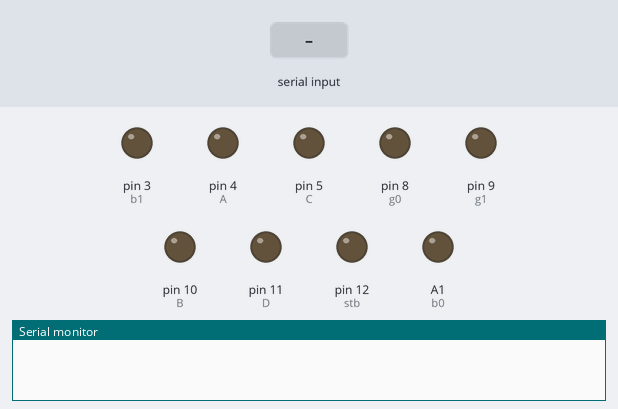
Recording of a sketch running on a simulated Arduino Uno, built with avr-gcc and run on an emulated ATmega328P. On the bench: output pins drawn as LEDs (lit = HIGH), the last lines printed to the serial monitor. The inputs (shaded band) are chosen by the test bench. Pins used as bus, display or sensor lines are not drawn.

Above: at 1.2 s.
1.3 s: "g0" received over Serial
At 2.3 s:
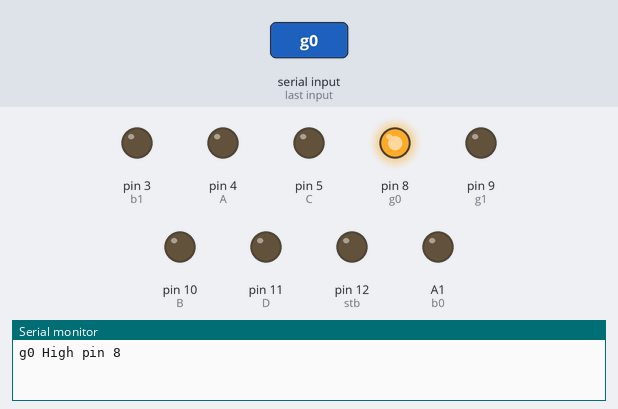
2.8 s: "b0" received over Serial
At 3.5 s:
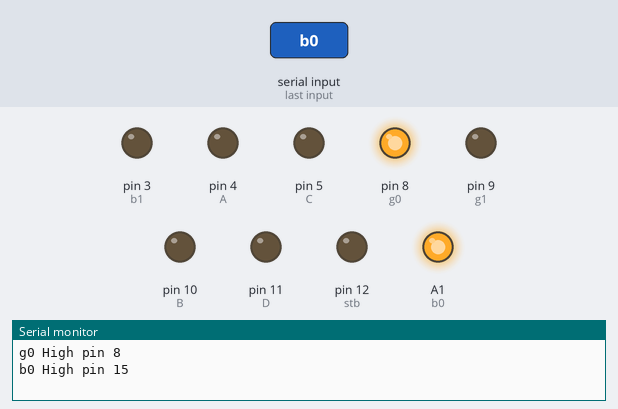
4.3 s: "A" received over Serial
At 5.5 s:
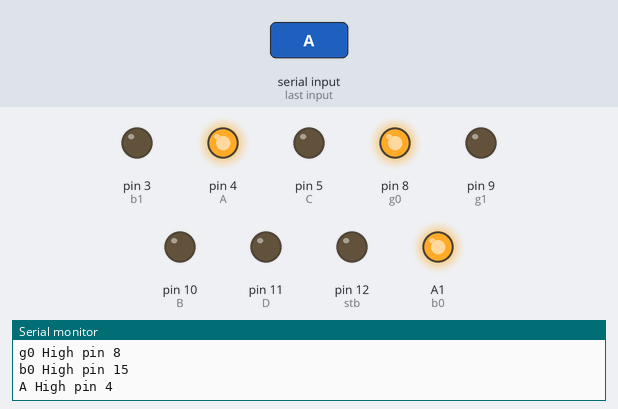
5.8 s: "B" received over Serial
At 6.8 s:
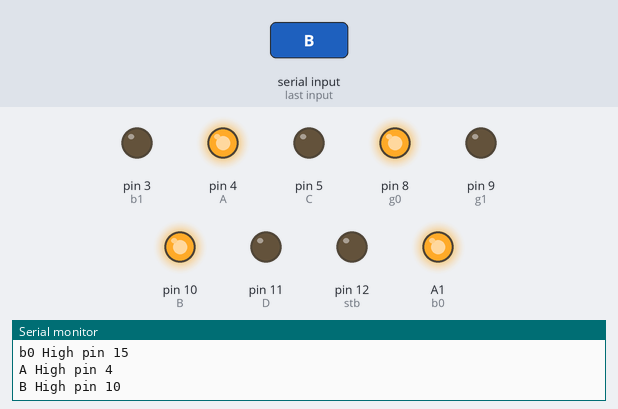
7.3 s: "g1" received over Serial
At 8.1 s:
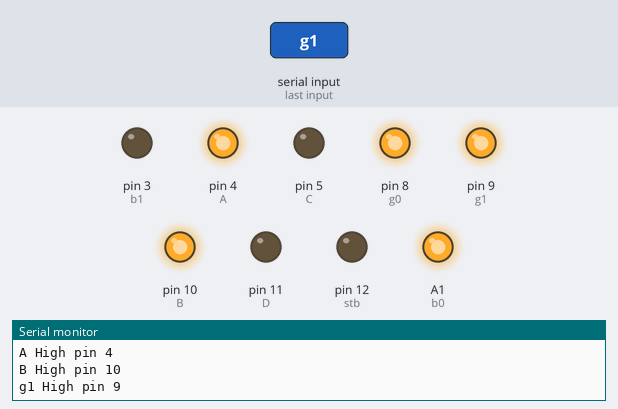
8.8 s: "b1" received over Serial
At 9.2 s:
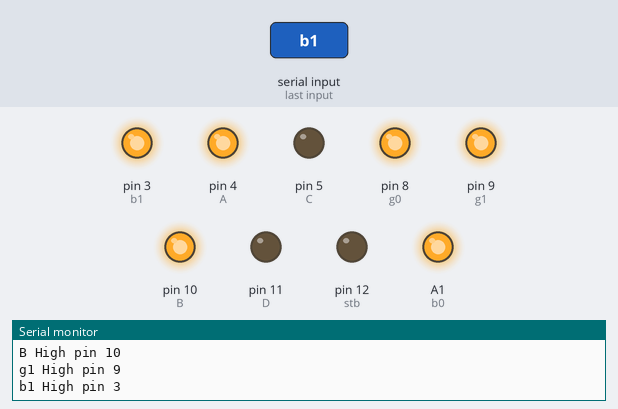
Timing chart, 0 to 11.3 s (numbered marks = the images above; inputs shaded):
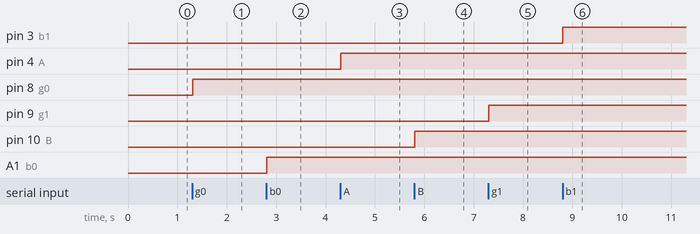

Measured:
- after the input at 1.3 s, pin 8 (g0): LOW → HIGH at once
- after the input at 2.8 s, A1 (b0): LOW → HIGH at once
- after the input at 4.3 s, pin 4 (A): LOW → HIGH at once
- after the input at 5.8 s, pin 10 (B): LOW → HIGH at once
- after the input at 7.3 s, pin 9 (g1): LOW → HIGH at once
- after the input at 8.8 s, pin 3 (b1): LOW → HIGH at once

The sketch:

LEDcontrolFromSimpleDashboard.ino
```cpp
//#include "signalsEnum.h"

 enum signalsEnum {
      r0 = A0,
      g0 = 8,
      b0 = A1,
      r1 = 2,
      g1 = 9,
      b1 = 3,
      A = 4,
      B = 10,
      C = 5,
      D = 11,
      stb = 12,
      clk = 6,
      OE = 7
};

void setup() {
     pinMode(A0, OUTPUT);
     pinMode(g0, OUTPUT);
     pinMode(A1, OUTPUT);
     pinMode(r1, OUTPUT);
     pinMode(g1, OUTPUT);
     pinMode(b1, OUTPUT);
     pinMode(A, OUTPUT);
     pinMode(B, OUTPUT);
     pinMode(C, OUTPUT);
     pinMode(D, OUTPUT);
     pinMode(stb, OUTPUT);
     pinMode(clk, OUTPUT);
     pinMode(OE, OUTPUT);
     //Start with everything off
     digitalWrite(r0, LOW);
     digitalWrite(g0, LOW);
     digitalWrite(b0, LOW);
     digitalWrite(r1, LOW);
     digitalWrite(g1, LOW);
     digitalWrite(b1, LOW);
     digitalWrite(A, LOW);
     digitalWrite(B, LOW);
     digitalWrite(C, LOW);
     digitalWrite(D, LOW);
     digitalWrite(stb, LOW);
     digitalWrite(clk, LOW);
     digitalWrite(OE, HIGH);
     //read serial baud set to 9600, must match in gui
     Serial.begin(9600); // set serial speed
     //pinMode(ledPin13, OUTPUT); // set LED as output
     //digitalWrite(ledPin13, LOW); //turn off LED
}


//variable declarations
enum isActiveEnum {
     High = 1,
     Low = 0
};

int pinState;

isActiveEnum isActive = Low;
String strSignal;

int pin;

void loop(){
     while (Serial.available() == 0); // do nothing if nothing sent

     strSignal = ""; //initialize to null for next round.

     while (Serial.available()){
          delay(3);
          char val = Serial.read(); // deduct ascii value of '0' to find numeric value of sent number
          strSignal += val;
     }//end while

     pin = get_signal(strSignal);//get the pin number from the string representation
     pinState = digitalRead(pin);//find state of the pin

     //the following code just toggles the signal high or low
     if (pinState == Low){// if low make the pin high//<<----change is active to pinState to pin
          digitalWrite(pin, HIGH); // turn on pin
          Serial.println(strSignal + " High pin " + pin);
          //pinState = High;//delete this for production
     }else //it was high make it low
     {
          Serial.println(strSignal + " Low pin " + pin);
          digitalWrite(pin, LOW);  //<<----change pin13 to pin
          //isActive = Low;//delete this for production
     }//end if/else for pin toggle


     Serial.flush(); // clear serial port
}//end function loop();


int get_signal(String signal){
     if (signal =="r0")
         return r0;

     if (signal =="g0")
         return g0;

     if (signal =="b0")
         return b0;

     if (signal =="r1")
         return r1;

     if (signal =="g1")
         return g1;

     if (signal =="b1")
         return b1;

     if (signal =="A")
         return A;

     if (signal =="B")
         return B;

     if (signal =="C")
         return C;

     if (signal =="D")
         return D;

     if (signal =="stb")
         return stb;

     if (signal =="clk")
         return clk;

     if (signal =="OE")
         return OE;
}//end function get signal
```
